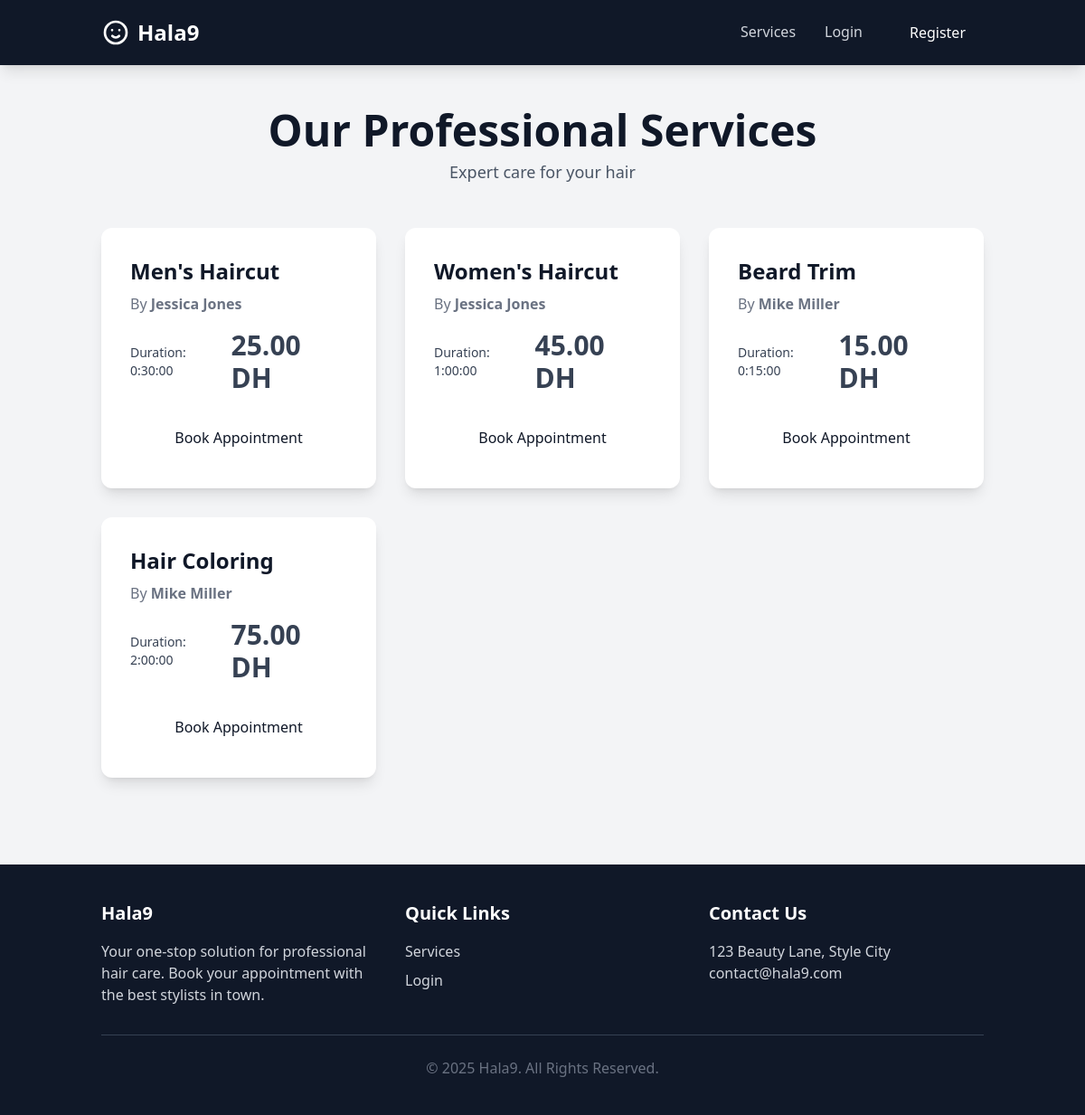
/services/, run on an earlier commit of the app's database.
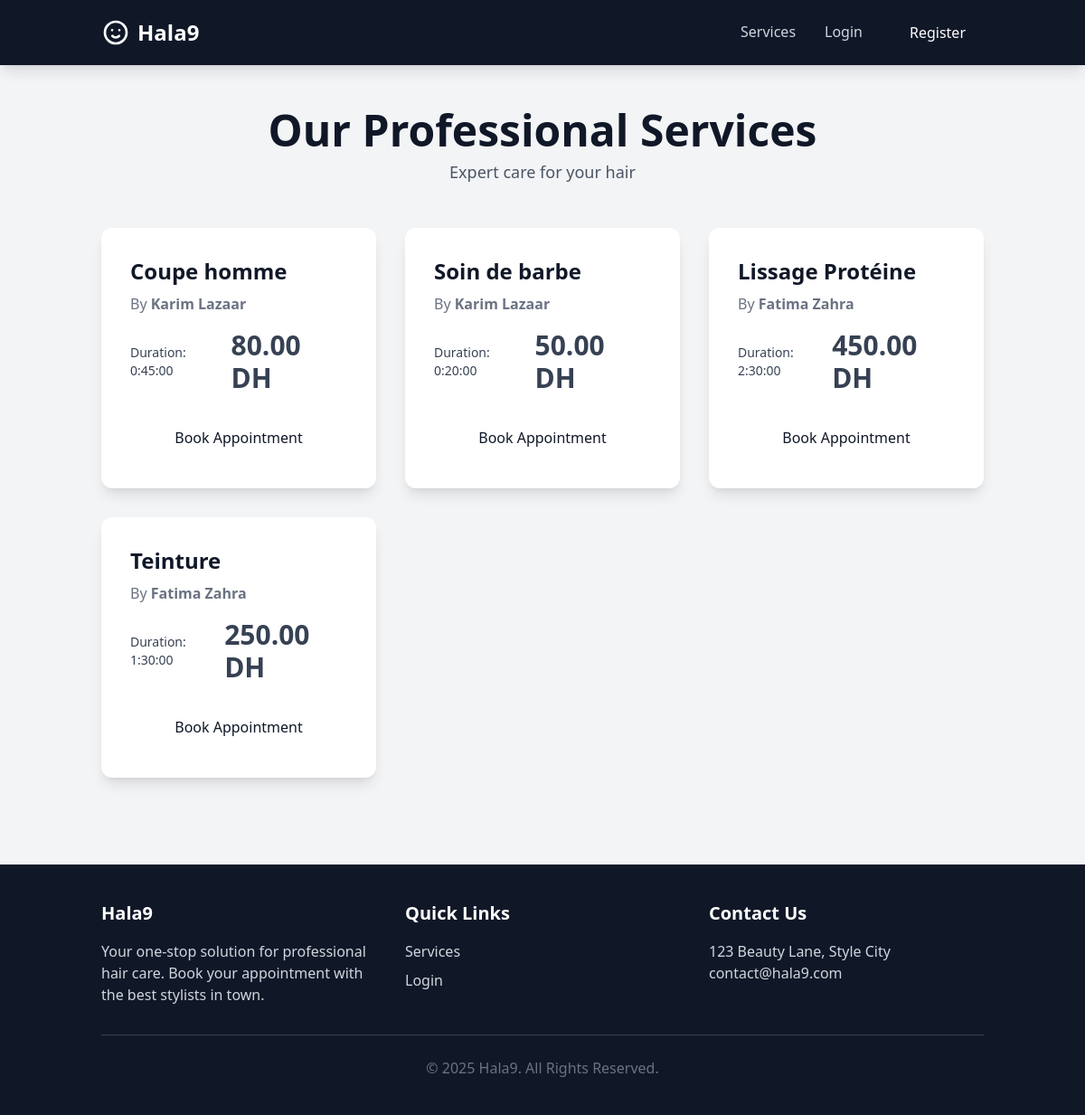
And on a later commit of the database.
### services/models.py (models this page shows, shortened)
class Service(models.Model):
    name = models.CharField(max_length=100)
    duration = models.DurationField()
    price = models.DecimalField(max_digits=6, decimal_places=2)
    hairdresser = models.ForeignKey(settings.AUTH_USER_MODEL, on_delete=models.CASCADE, limit_choices_to={'role': 'hairdresser'})

### accounts/models.py (models this page shows)
class User(AbstractUser):
    ROLE_CHOICES = (
        ('customer', 'Customer'),
        ('hairdresser', 'Hairdresser'),
    )
    role = models.CharField(max_length=20, choices=ROLE_CHOICES, default='customer')

### services/views.py (the view)
# urls.py: path('', views.service_list, name='service_list'),
def service_list(request):
    services = Service.objects.all()
    return render(request, 'services/service_list.html', {'services': services})

### templates/services/service_list.html (shortened to what this page needs)
{% extends 'hala9/base.html' %}
{% block content %}
    <div class="text-center mb-12">
        <h1 class="text-4xl md:text-5xl font-bold text-dark-blue mb-2">Our Professional Services</h1>
        <p class="text-lg text-gray-600">Expert care for your hair</p>
    </div>
    <div class="grid md:grid-cols-2 lg:grid-cols-3 gap-8">
        {% for service in services %}
            <div class="bg-white rounded-xl shadow-lg overflow-hidden group transform hover:-translate-y-2 transition-transform duration-300">
                <div class="p-8">
                    <h3 class="text-2xl font-bold text-dark-blue mb-2">{{ service.name }}</h3>
                    <p class="text-gray-500 mb-4">
                        By <span class="font-semibold">{{ service.hairdresser.first_name }} {{ service.hairdresser.last_name }}</span>
                    </p>
                    <div class="flex justify-between items-center text-gray-700 mb-6">
                        <span class="text-sm">Duration: {{ service.duration }}</span>
                        <span class="text-3xl font-bold text-accent-blue">{{ service.price|floatformat:2 }} DH</span>
                    </div>
                    <a href="{% url 'reservations:create_booking' %}?service_id={{ service.id }}" class="block w-full text-center bg-button-white text-dark-blue py-3 rounded-lg hover:bg-gray-200 transition-all duration-300 transform group-hover:scale-105">
                        Book Appointment
                    </a>
                </div>
            </div>
        {% empty %}
            <div class="col-span-full text-center text-gray-500 py-16">
                <p>No services are available at the moment. Please check back soon.</p>
            </div>
        {% endfor %}
    </div>
{% endblock %}

### templates/hala9/base.html (shortened to what this page needs)
{% load static %}
{% load tailwind_tags %}
<!DOCTYPE html>
<html lang="en">
<head>
    {% tailwind_css %}
</head>
<body class="bg-gray-100 font-sans text-gray-900 flex flex-col min-h-screen">
    <nav class="bg-gray-900 shadow-lg sticky top-0 z-50">
        <div class="container mx-auto px-6 py-4 flex justify-between items-center">
            <a href="{% url 'services:service_list' %}" class="flex items-center space-x-2">
                <svg class="h-8 w-8 text-white" xmlns="http://www.w3.org/2000/svg" fill="none" viewBox="0 0 24 24" stroke="currentColor">
                    <path stroke-linecap="round" stroke-linejoin="round" stroke-width="2" d="M14.828 14.828a4 4 0 01-5.656 0M9 10h.01M15 10h.01M21 12a9 9 0 11-18 0 9 9 0 0118 0z" />
                </svg>
                <span class="text-2xl font-bold text-white">Hala9</span>
            </a>
            <div class="hidden md:flex items-center space-x-8">
                <a href="{% url 'services:service_list' %}" class="group text-gray-300 hover:text-white transition-colors duration-300">
                    Services
                </a>
                {% if user.is_authenticated %}
                    <a href="{% url 'accounts:dashboard' %}" class="group text-gray-300 hover:text-white transition-colors duration-300">
                        Dashboard
                        <span class="block max-w-0 group-hover:max-w-full transition-all duration-500 h-0.5 bg-accent-blue"></span>
                    </a>
                    <a href="{% url 'accounts:logout' %}" class="bg-accent-blue text-white px-5 py-2 rounded-full hover:bg-dark-blue transition-transform transform hover:scale-105 duration-300">Logout</a>
                {% else %}
                    <a href="{% url 'accounts:login' %}" class="group text-gray-300 hover:text-white transition-colors duration-300">
                        Login
                    </a>
                    <a href="{% url 'accounts:register_customer' %}" class="bg-accent-blue text-white px-5 py-2 rounded-full hover:bg-dark-blue transition-transform transform hover:scale-105 duration-300">Register</a>
                {% endif %}
            </div>
        </div>
    </nav>
    <main class="container mx-auto px-6 py-12 flex-grow">
        {% block content %}
        {% endblock %}
    </main>
    <footer class="bg-gray-900 text-gray-300 mt-12">
        <div class="container mx-auto px-6 py-10">
            <div class="grid grid-cols-1 md:grid-cols-3 gap-8">
                <div>
                    <h3 class="text-xl font-bold text-white mb-4">Hala9</h3>
                    <p>Your one-stop solution for professional hair care. Book your appointment with the best stylists in town.</p>
                </div>
                <div>
                    <h3 class="text-xl font-bold text-white mb-4">Quick Links</h3>
                    <ul class="space-y-2">
                        <li><a href="{% url 'services:service_list' %}" class="hover:text-white transition-colors">Services</a></li>
                        {% if user.is_authenticated %}
                        <li><a href="{% url 'accounts:dashboard' %}" class="hover:text-white transition-colors">Dashboard</a></li>
                        {% else %}
                        <li><a href="{% url 'accounts:login' %}" class="hover:text-white transition-colors">Login</a></li>
                        {% endif %}
                    </ul>
                </div>
                <div>
                    <h3 class="text-xl font-bold text-white mb-4">Contact Us</h3>
                    <p>123 Beauty Lane, Style City</p>
                    <p>contact@hala9.com</p>
                </div>
            </div>
            <div class="mt-8 pt-6 border-t border-gray-700 text-center text-gray-500">
                <p>&copy; {% now "Y" %} Hala9. All Rights Reserved.</p>
            </div>
        </div>
    </footer>
</body>
</html>

What changed in the data, as far as the page shows it:
changed Service: name "Men's Haircut" → "Coupe homme"; hairdresser.first_name "Jessica" → "Karim"; hairdresser.last_name "Jones" → "Lazaar"; duration "0:30:00" → "0:45:00"; price "25.00" → "80.00"
changed Service: name "Women's Haircut" → "Soin de barbe"; hairdresser.first_name "Jessica" → "Karim"; hairdresser.last_name "Jones" → "Lazaar"; duration "1:00:00" → "0:20:00"; price "45.00" → "50.00"
changed Service: name "Beard Trim" → "Lissage Protéine"; hairdresser.first_name "Mike" → "Fatima"; hairdresser.last_name "Miller" → "Zahra"; duration "0:15:00" → "2:30:00"; price "15.00" → "450.00"
changed Service: name "Hair Coloring" → "Teinture"; hairdresser.first_name "Mike" → "Fatima"; hairdresser.last_name "Miller" → "Zahra"; duration "2:00:00" → "1:30:00"; price "75.00" → "250.00"
